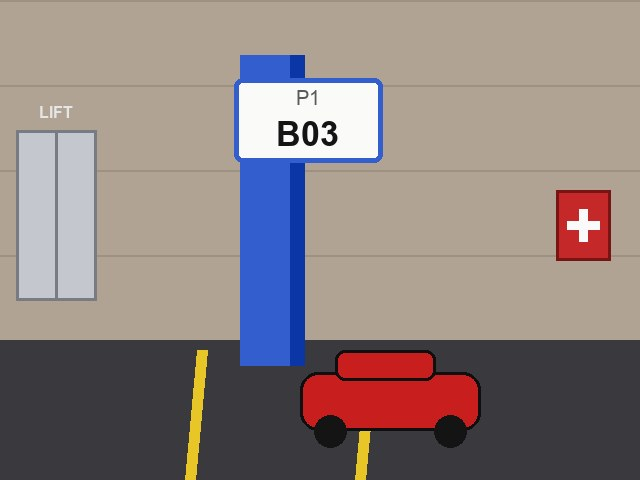
#> input picture test-photos/1_save_spot_B03.jpg, 640 x 480 px
$ python -i vision.py   (imports and definitions only)
#> lines starting #> are read from the running program, lines starting #| are printed output that depends on the picture
"""Vision analysis step: raw photo bytes -> structured landmarks + a location guess.

Two modes, chosen automatically (see config.AI_VISION_ENABLED):
  - real mode: calls Claude's vision API to read signs and describe landmarks.
  - fallback mode: real pixel-based feature extraction (dominant color, wall tone)
    with no LLM call. Used whenever no API key is configured, or the API call
    fails for any reason — the demo must never break mid-presentation.
"""

import base64
import io
import json
import re
from dataclasses import dataclass

import httpx
import numpy as np
from PIL import Image

from ..config import ANTHROPIC_API_KEY, ANTHROPIC_BASE_URL, ANTHROPIC_MODEL, AI_VISION_ENABLED

ZONE_COLORS = {
    "A": (215, 60, 60),
    "B": (50, 95, 205),
    "C": (215, 175, 45),
    "D": (60, 150, 95),
}
ZONE_COLOR_NAMES = {"A": "Red", "B": "Blue", "C": "Gold", "D": "Green"}

VISION_PROMPT = """You are the computer-vision component inside a parking-garage app called PARKAI.
Look at this photo of a parking spot / garage interior and reply with ONLY a JSON object
(no prose, no markdown fences) shaped exactly like this:

{
  "floor": "P1 or P2 if a floor sign is visible, else null",
  "zone": "single letter A-D if a zone sign or color-coded column is visible, else null",
  "parking_number": "the exact alphanumeric spot code painted or printed on a sign, else null",
  "landmarks": [
    {"type": "sign|column|elevator|fire_cabinet|wall_pattern|floor_marking|other", "value": "short human label", "confidence": 0.0-1.0}
  ],
  "confidence": 0.0-1.0
}

List every distinguishing landmark actually visible (columns and their color, elevators,
fire cabinets/extinguishers, signage, wall textures/colors, floor paint/markings). Be honest:
if a sign is not clearly legible, set that field to null instead of guessing.
"""


@dataclass
class VisionResult:
    landmarks: list[dict]
    floor: str | None
    zone: str | None
    parking_number: str | None
    confidence: float
    source: str  # "claude_vision" | "heuristic_cv"


# [74 lines left out: functions _extract_json, _norm_zone, _call_claude_vision, _zone_by_area_vote, not called in this run]


def _heuristic_cv(image_bytes: bytes) -> VisionResult:
    img = Image.open(io.BytesIO(image_bytes)).convert("RGB")
    arr = np.asarray(img, dtype=np.float32)
    mean_color = tuple(float(c) for c in arr.reshape(-1, 3).mean(axis=0))
    zone_guess = _zone_by_area_vote(img)
    warmth = mean_color[0] - mean_color[2]  # R - B: warm vs cool overall cast
    floor_guess = "P1" if warmth >= 0 else "P2"
    brightness = sum(mean_color) / 3.0

    landmarks = [
        {"type": "column", "value": f"{ZONE_COLOR_NAMES[zone_guess]} column", "confidence": 0.6},
        {"type": "wall_pattern", "value": "Wall pattern", "confidence": 0.55},
        {"type": "floor_marking", "value": "Parking markings", "confidence": 0.5},
    ]
    if brightness < 90:
        landmarks.append({"type": "other", "value": "Low-light garage interior", "confidence": 0.4})

    return VisionResult(
        landmarks=landmarks,
        floor=floor_guess,
        zone=zone_guess,
        parking_number=None,
        confidence=0.5,
        source="heuristic_cv",
    )


def analyze_image(image_bytes: bytes, media_type: str = "image/jpeg") -> VisionResult:
    if AI_VISION_ENABLED:
        try:
            return _call_claude_vision(image_bytes, media_type)
        except Exception:
            pass  # network/parse failure -> silently drop to the offline heuristic
    return _heuristic_cv(image_bytes)

>>> import cv2
>>> picture = cv2.imread('../../../test-photos/1_save_spot_B03.jpg', cv2.IMREAD_GRAYSCALE)
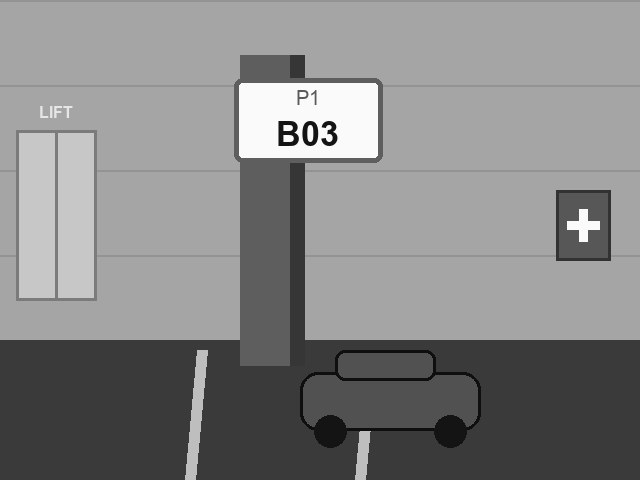
#> picture: shape (480, 640); min 2, max 255, mean 133.5
>>> result = analyze_image(picture)
#> (the run stopped early here; a loop or call above may not have finished)

$ run again, on test-photos/3_save_spot_D02.jpg
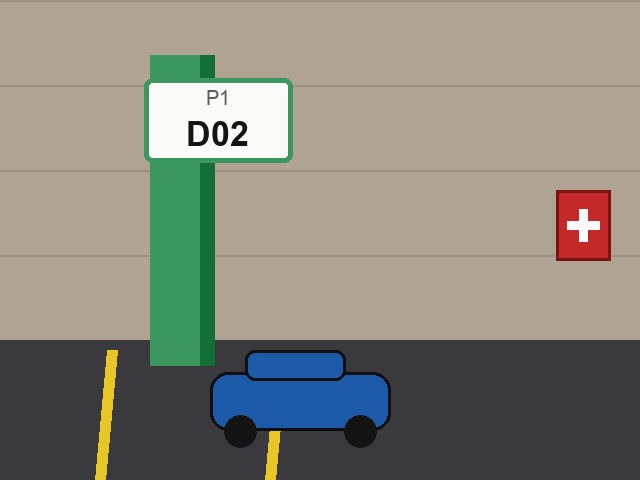
#> input picture test-photos/3_save_spot_D02.jpg, 640 x 480 px
#> `picture = cv2.imread('../../../test-photos/1_save_spot_B03.jpg', cv2.I..`:
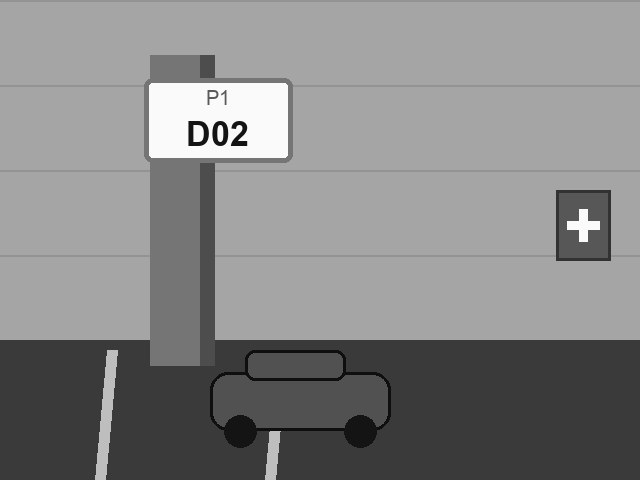
#> picture: shape (480, 640); min 0, max 255, mean 133.7
